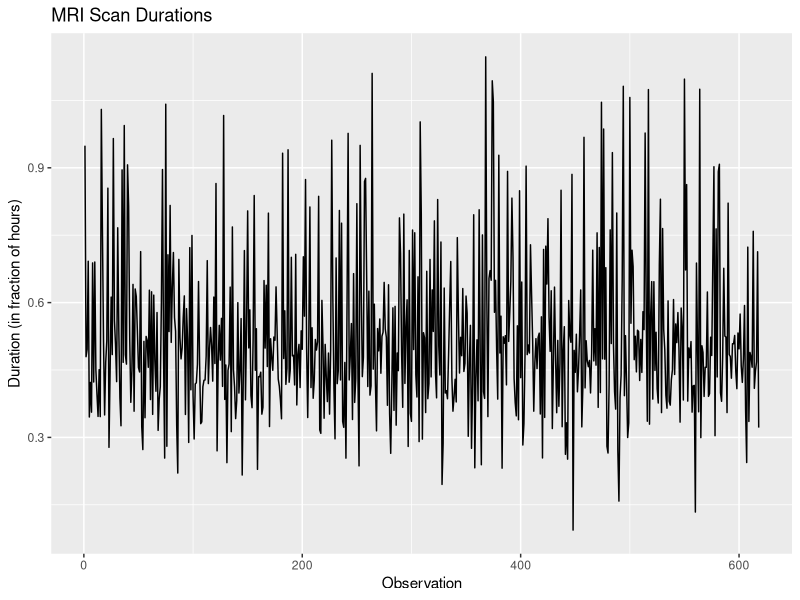
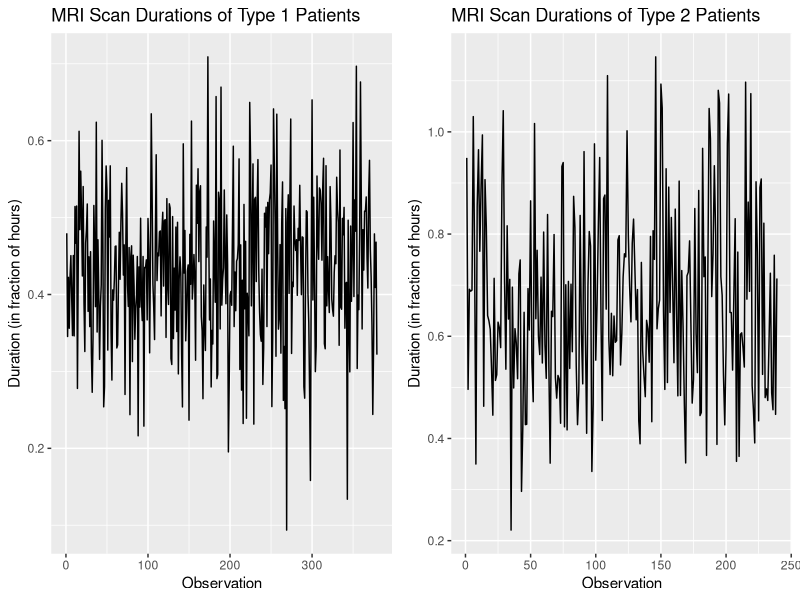
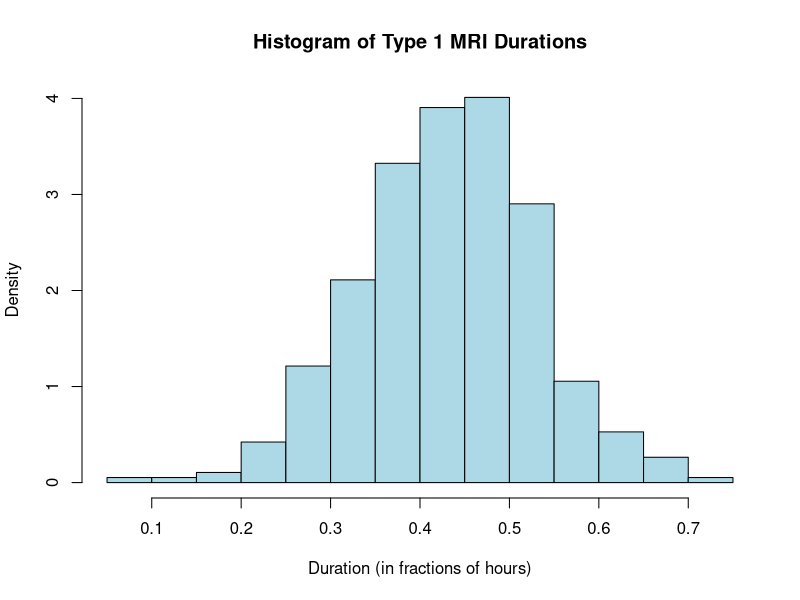
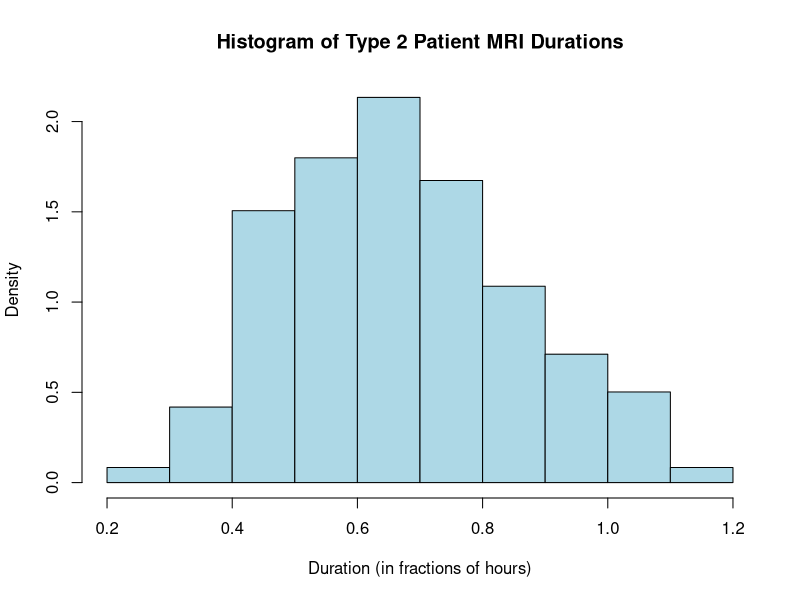
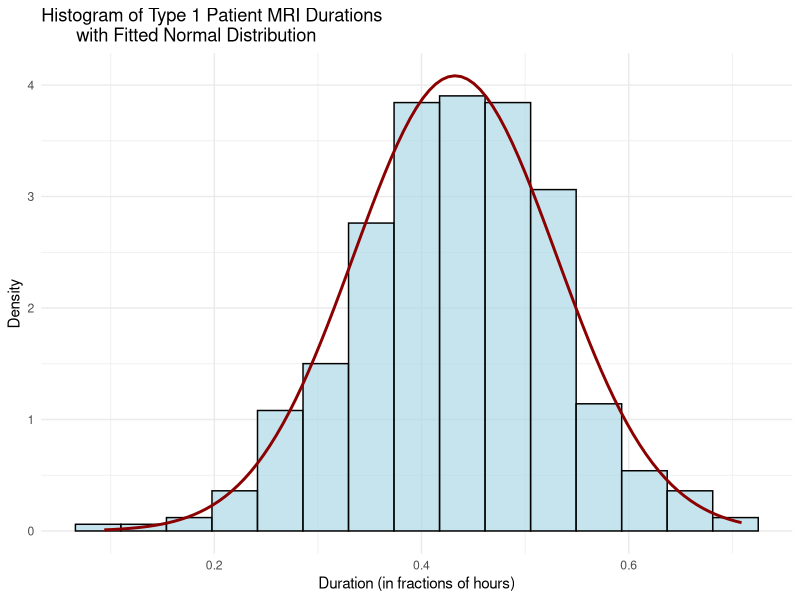
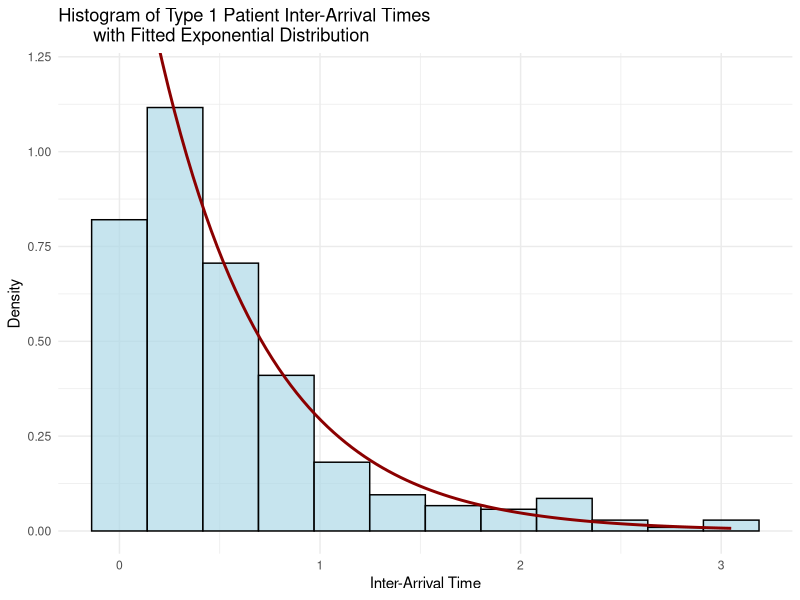
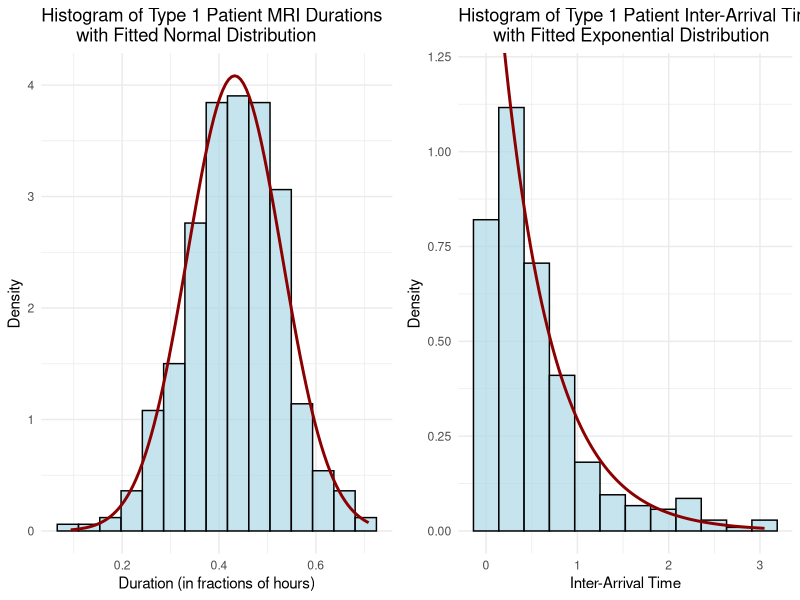

These charts were generated, in order, by the following R code: (Note: a time limit stopped this script after it produced the figures.)
# Computational Research Skills Assignment (Statistical Analysis)
# Authors: Barbora Rakovanová (i6243774), Fabian Brock (i6248959), 
# Chalisa Mendini (i6241400), Valentin Michaux (i6236951)
# 15.12.2023


library(dplyr)
library(graphics)
library(MASS)
library(ggplot2)
library(scales)
library(gridExtra)

#loading the data
scan_records <- read.csv("ScanRecords.csv",
                 header = TRUE,
                 sep = ",",
                 dec = ".")

summary(scan_records)


#plotting duration of full data
ggplot(scan_records, aes(x = 1:618, y = Duration)) +
  geom_line() +
  labs(title = "MRI Scan Durations",
       x = "Observation",
       y = "Duration (in fraction of hours)")

sum(scan_records$PatientType %in% "Type 1") #379 type 1 patients
sum(scan_records$PatientType %in% "Type 2") #239 type 2 patients

#splitting the full dataset into two separate datasets of Type 1 and Type 2 patients
scan_records_type1 <- scan_records[scan_records$PatientType == "Type 1", ]
scan_records_type2 <- scan_records[scan_records$PatientType == "Type 2", ]

dates <- unique(scan_records$Date)

appointment_count_t1 <- rep(NA, times = length(dates))
appointment_count_t2 <- rep(NA, times = length(dates))

for(d in 1:length(dates)){
  appointment_count_t1[d] <- sum(scan_records_type1$Date %in% dates[d])
  appointment_count_t2[d] <- sum(scan_records_type2$Date %in% dates[d])
}

#type 1 patients appointments per day:
min(appointment_count_t1)#10
max(appointment_count_t1)#23
mean(appointment_count_t1)#16.47826

#type 2 patients appointments per day:
min(appointment_count_t2)#9
max(appointment_count_t2)#13
mean(appointment_count_t2)#10.3913

#plotting type 1 and type 2 patient durations
type1_plot <- ggplot(scan_records_type1, aes(x = 1:379, y = Duration)) +
  geom_line() +
  labs(title = "MRI Scan Durations of Type 1 Patients",
       x = "Observation",
       y = "Duration (in fraction of hours)")


type2_plot <- ggplot(scan_records_type2, aes(x = 1:239, y = Duration)) +
  geom_line() +
  labs(title = "MRI Scan Durations of Type 2 Patients",
       x = "Observation",
       y = "Duration (in fraction of hours)")

grid.arrange(type1_plot, type2_plot, ncol = 2)

#duration means and standard deviations:
t1_mean <- mean(scan_records_type1$Duration)#0.4326608 -> 26min
t2_mean <- mean(scan_records_type2$Duration)#0.6693389 -> 40min
t1_sd <- sd(scan_records_type1$Duration)#0.09777424 -> cca 6min
t2_sd <- sd(scan_records_type2$Duration)#0.1872859 -> cca 11min

#t1 duration histogram
graphics::hist(scan_records_type1$Duration, col = "lightblue", border = "black",
               probability = TRUE, xlab = "Duration (in fractions of hours)",
               main = "Histogram of Type 1 MRI Durations")


#t2 duration histogram
graphics::hist(scan_records_type2$Duration, col = "lightblue", border = "black",
               probability = TRUE, xlab = "Duration (in fractions of hours)",
               main = "Histogram of Type 2 Patient MRI Durations")




##################  BOOTSTRAP TYPE 1 PATIENTS ############################

# --------- mean and sd duration -------------#

n1 <- length(scan_records_type1$Duration)
B1 <- 499
alpha <- 0.05

Q.star <- rep(NA, times = B1)
X.bar <- mean(scan_records_type1$Duration)
St.Dev <- sd(scan_records_type1$Duration)
X.star.bar <- rep(NA, times = B1)
X.star.sd <- rep(NA, times = B1)

# performing bootstrap
for(b in 1:B1){
  J1 <- sample.int(n1 , size = n1 , replace = TRUE)
  X.star <- scan_records_type1$Duration[J1]
  X.star.bar[b] <- mean(X.star)
  X.star.sd[b] <- sd(X.star)
  Q.star[b] <- sqrt(n1) * (X.star.bar[b] - X.bar) / X.star.sd[b]
}

#main bootstrap results
t1_avg_duration <- mean(X.star.bar) #0.4323432
t1_sd_duration <- mean(X.star.sd) #0.09786042

#critical values:
cv_lower1 <- quantile(Q.star, probs = alpha/2)
cv_upper1 <- quantile(Q.star, probs = 1-alpha/2)

#confidence interval:
CI_dur_t1_lower <- X.bar - cv_upper1*St.Dev/sqrt(n1)
CI_dur_t1_upper <- X.bar - cv_lower1*St.Dev/sqrt(n1)


#histogram of T1 durations with fitted distribution:
hist_dur_t1 <- ggplot(scan_records_type1, aes(x = Duration)) +
  geom_histogram(bins = 15, fill = "lightblue", color = "black", alpha = 0.7, aes(y = ..density..)) +
  stat_function(fun = function(x) dnorm(x, mean = t1_avg_duration, sd = t1_sd_duration), color = "darkred", size = 1) +
  labs(title = "Histogram of Type 1 Patient MRI Durations 
       with Fitted Normal Distribution",
       x = "Duration (in fractions of hours)",
       y = "Density") +
  theme_minimal()

hist_dur_t1

#calculating percentiles:
t1_duration_percentiles <- quantile(X.star.bar, c(0.3, 0.4, 0.5, 0.6, 0.75))
print(t1_duration_percentiles)



# ----------- mean arrival time / arrival rate ------------- #
# opening hours: 8:00 - 17:00

#dataset containing times between T2 patient arrivals
X.inter_arrival <- rep(NA, times = n1 - 1) 

for(i in 1: (n1-1)){
  if(scan_records_type1$Date[i] == scan_records_type1$Date[i+1]){
    X.inter_arrival[i] <- scan_records_type1$Time[i+1] - scan_records_type1$Time[i]
  } else {
    X.inter_arrival[i] <- (17 - scan_records_type1$Time[i]) + (scan_records_type1$Time[i+1] - 8)
  }
}

print(X.inter_arrival)
mean(X.inter_arrival)#0.5453439


X.bar2 <- mean(X.inter_arrival) #0.5453439
St.Dev2 <- sd(X.inter_arrival)#0.5833021
X.star.bar2 <- rep(NA, times = B1)
X.star.sd2 <- rep(NA, times = B1)
Q.star2 <- rep(NA, times = B1)

#performing bootstrap
for (b in 1 : B1) {
  J2 <- sample.int(n1-1 , size = (n1-1) , replace = TRUE)
  X.star2 <- X.inter_arrival[J2]
  X.star.bar2[b] <- mean(X.star2)
  X.star.sd2[b] <- sd(X.star2)
  Q.star2[b] <- sqrt(n1-1)*(X.star.bar2[b] - X.bar2) / X.star.sd2[b]
}

#main bootstrap result
t1_avg_inter_arrival <- mean(X.star.bar2) #0.5463435
#mean = 1/rate -> rate = 1.83035

#critical values:
cv_lower2 <- quantile(Q.star2, probs = alpha/2)
cv_upper2 <- quantile(Q.star2, probs = 1-alpha/2)

#confidence interval:
CI_arrival_t1_lower <- X.bar2 - cv_upper2*St.Dev2/sqrt(n1-1)#0.4906503
CI_arrival_t1_upper <- X.bar2 - cv_lower2*St.Dev2/sqrt(n1-1)#0.6089241

#histogram of T1 inter-arrival times with fitted distribution
hist_arrival_t1 <- ggplot(data.frame(X.inter_arrival), aes(x = X.inter_arrival)) +
  geom_histogram(bins = 12, fill = "lightblue", color = "black", alpha = 0.7, aes(y = ..density..)) +
  stat_function(fun = function(x) dexp(x, rate = 1/t1_avg_inter_arrival), color = "darkred", linewidth = 1) +
  labs(title = "Histogram of Type 1 Patient Inter-Arrival Times 
       with Fitted Exponential Distribution",
       x = "Inter-Arrival Time",
       y = "Density") +
  theme_minimal() +
  coord_cartesian(ylim = c(0, 1.2))

hist_arrival_t1

grid.arrange(hist_dur_t1, hist_arrival_t1, ncol = 2)



################## BOOTSTRAP TYPE 2 PATIENTS ###########################

# --------------- duration ------------#

nr.sim <- 1000
n2 <- length(scan_records_type2$Duration)
X.bar3 <- mean(scan_records_type2$Duration)
St.Dev3 <- sd(scan_records_type2$Duration)
X.star.bar3 <- rep(NA, times = B1)
X.star.sd3 <- rep(NA, times = B1)
X.star.gamma.shape <- rep(NA, times = B1)
X.star.gamma.rate <- rep(NA, times = B1)

CI_lower1 <- rep(NA, times = nr.sim)
CI_upper1 <- rep(NA, times = nr.sim)
reject1 <- rep(0, times = nr.sim)

#Monce Carlo simulation
for(m in 1:nr.sim){
  indices <- sample.int(n2, size = n2, replace = TRUE)
  sim.sample <- scan_records_type2$Duration[indices]
  sim.sample.mean <- mean(sim.sample)
  Q <- sqrt(n2)*(sim.sample.mean - X.bar3)/sd(sim.sample)
  Q.star3 <- rep(NA, times = B1)
  
  #bootstrap procedure
  for (b in 1:B1) {
    J3 <- sample.int(n2, size = n2, replace = TRUE)
    X.star3 <- sim.sample[J3]
    X.star.bar3[b] <- mean(X.star3)
    X.star.sd3[b] <- sd(X.star3)
    fit.gamma.star <- fitdistr(X.star3, densfun = "gamma")
    X.star.gamma.shape[b] <- fit.gamma.star$estimate[1]
    X.star.gamma.rate[b] <- fit.gamma.star$estimate[2]
    Q.star3[b] <- sqrt(n2)*(X.star.bar3[b] - sim.sample.mean) / X.star.sd3[b]
  }
  cv.star_lower1 <- quantile(Q.star3, probs = alpha/2)
  cv.star_upper1 <- quantile(Q.star3, probs = 1-alpha/2)

  CI_lower1[m] <- sim.sample.mean - cv.star_upper1*St.Dev3/sqrt(n2)
  CI_upper1[m] <- sim.sample.mean - cv.star_lower1*St.Dev3/sqrt(n2)

  if(X.bar3 < CI_lower1[m] || X.bar3 > CI_upper1[m]){
    reject1[m] <- 1
  }
}

ERF1 <- mean(reject1)
print(paste("Rejection occurred in ", 100 * ERF1, "% of the cases."))

#main bootstrap results:
t2_avg_duration <- mean(X.star.bar3) #0.6697284
t2_sd_duration <- mean(X.star.sd3) #0.1870765

t2_avg_gamma_shape <- mean(X.star.gamma.shape) #12.67705
t2_avg_gamma_rate <- mean(X.star.gamma.rate) #18.92794


#critical values:
cv_lower3 <- quantile(Q.star3, probs = alpha/2)
cv_upper3 <- quantile(Q.star3, probs = 1-alpha/2)

#confidence interval:
CI_dur_t2_lower <- X.bar3 - cv_upper3*St.Dev3/sqrt(n2)#0.6429449
CI_dur_t2_upper <- X.bar3 - cv_lower3*St.Dev3/sqrt(n2)#0.6985946


#histogram of T2 durations with fitted gamma distribution:
hist_dur_t2 <- ggplot(scan_records_type2, aes(x = Duration)) +
  geom_histogram(bins = 11, fill = "lightblue", color = "black", alpha = 0.7, aes(y = ..density..)) +
  stat_function(fun = function(x) dgamma(x, shape = t2_avg_gamma_shape, rate = t2_avg_gamma_rate), color = "darkred", size = 1) +
  labs(title = "Histogram of Type 2 Patient MRI Durations 
       with Fitted Gamma Distribution",
       x = "Duration (in fractions of hours)",
       y = "Density") +
  theme_minimal()

hist_dur_t2


#calculating percentiles
t2_duration_percentiles <- quantile(X.star.bar3, c(0.3, 0.4, 0.5, 0.6, 0.75))
print(t2_duration_percentiles)



# ----------- inter-arrival time / arrival rate -------------#

X.inter_arrival2 <- rep(NA, times = n2 - 1) #sample size: n2-1

#calculating inter-arrival times of T2 patients
for(i in 1: (n2-1)){
  if(scan_records_type2$Date[i] == scan_records_type2$Date[i+1]){
    X.inter_arrival2[i] <- scan_records_type2$Time[i+1] - scan_records_type2$Time[i]
  } else {
    X.inter_arrival2[i] <- (17 - scan_records_type2$Time[i]) + (scan_records_type2$Time[i+1] - 8)
  }
}

mean(X.inter_arrival2) #0.8666387

t2_arrival_mean <- mean(X.inter_arrival2)
t2_arrival_sd <- sd(X.inter_arrival2)


X.bar4 <- mean(X.inter_arrival2) #0.8666387
St.Dev4 <- sd(X.inter_arrival2)
X.star.bar4 <- rep(NA, times = B1)
X.star.bar4 <- rep(NA, times = B1)
X.star.sd4 <- rep(NA, times = B1)
Q.star4 <- rep(NA, times = B1)

CI_lower2 <- rep(NA, times = nr.sim)
CI_upper2 <- rep(NA, times = nr.sim)
reject2 <- rep(0, times = nr.sim)

#Monte Carlo simulation
for(c in 1:nr.sim){
  indices2 <- sample.int(n2-1, size = n2-1, replace = TRUE)
  sim.sample2 <- X.inter_arrival2[indices2]
  sim.sample.mean2 <- mean(sim.sample2)
  Q <- sqrt(n2-1)*(sim.sample.mean2 - X.bar4)/sd(sim.sample2)
  Q.star4 <- rep(NA, times = B1)
  
  #bootstrap procedure
  for (b in 1 : B1) {
    J4 <- sample.int(n2-1 , size = (n2-1) , replace = TRUE)
    X.star4 <- sim.sample2[J4]
    X.star.bar4[b] <- mean(X.star4)
    X.star.sd4[b] <- sd(X.star4)
    Q.star4[b] <- sqrt(n2-1)*(X.star.bar4[b] - sim.sample.mean2) / X.star.sd4[b]
  }
  
  cv.star_lower2 <- quantile(Q.star4, probs = alpha/2)
  cv.star_upper2 <- quantile(Q.star4, probs = 1-alpha/2)
  
  CI_lower2[c] <- sim.sample.mean2 - cv.star_upper2*St.Dev4/sqrt(n2-1)
  CI_upper2[c] <- sim.sample.mean2 - cv.star_lower2*St.Dev4/sqrt(n2-1)
  
  if(X.bar4 < CI_lower2[c] || X.bar4 > CI_upper2[c]){
    reject2[c] <- 1
  }
}

ERF2 <- mean(reject2)
print(paste("Rejection occurred in ", 100 * ERF2, "% of the cases."))

#main bootstrap results:
t2_avg_inter_arrival <- mean(X.star.bar4) #0.8674233 
t2_sd_inter_arrival <- mean(X.star.sd4) #0.3102543

#critical values:
cv_lower4 <- quantile(Q.star4, probs = alpha/2)
cv_upper4 <- quantile(Q.star4, probs = 1-alpha/2)

#confidence interval:
CI_arrival_t2_lower <- X.bar4 - cv_upper4*St.Dev4/sqrt(n2-1)#0.823297
CI_arrival_t2_upper <- X.bar4 - cv_lower4*St.Dev4/sqrt(n2-1)#0.9071094


#histogram of T2 inter-arrival times with fitted distribution
hist_arrival_t2 <- ggplot(data.frame(X.inter_arrival2), aes(x = X.inter_arrival2)) +
  geom_histogram(bins = 15, fill = "lightblue", color = "black", alpha = 0.7, aes(y = ..density..)) +
  stat_function(fun = function(x) dnorm(x, mean = t2_avg_inter_arrival, sd = t2_sd_inter_arrival), color = "darkred", linewidth = 1) +
  labs(title = "Histogram of Type 2 Patient Inter-Arrival Times 
       with Fitted Normal Distribution",
       x = "Inter-Arrival Time",
       y = "Density") +
  theme_minimal()

hist_arrival_t2

grid.arrange(hist_dur_t2, hist_arrival_t2, ncol = 2)
